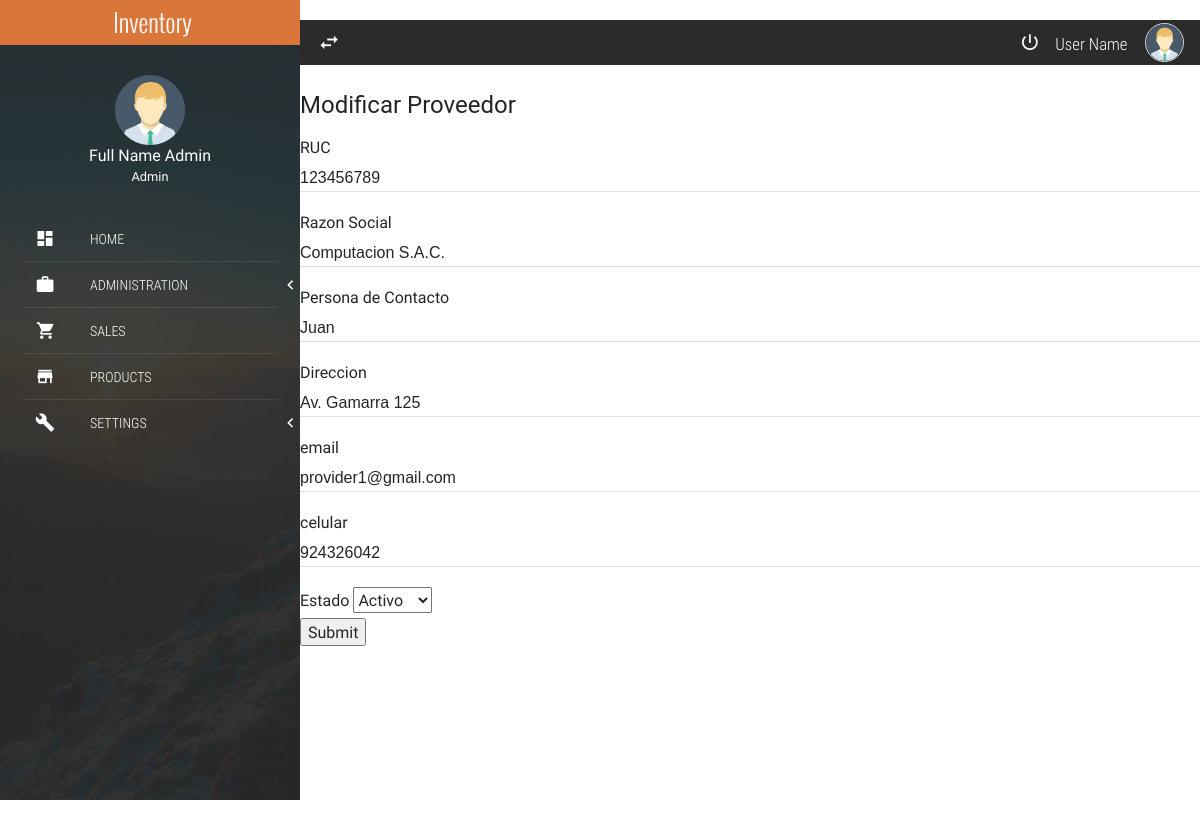
Page /modificar/1/ on the earlier database version.
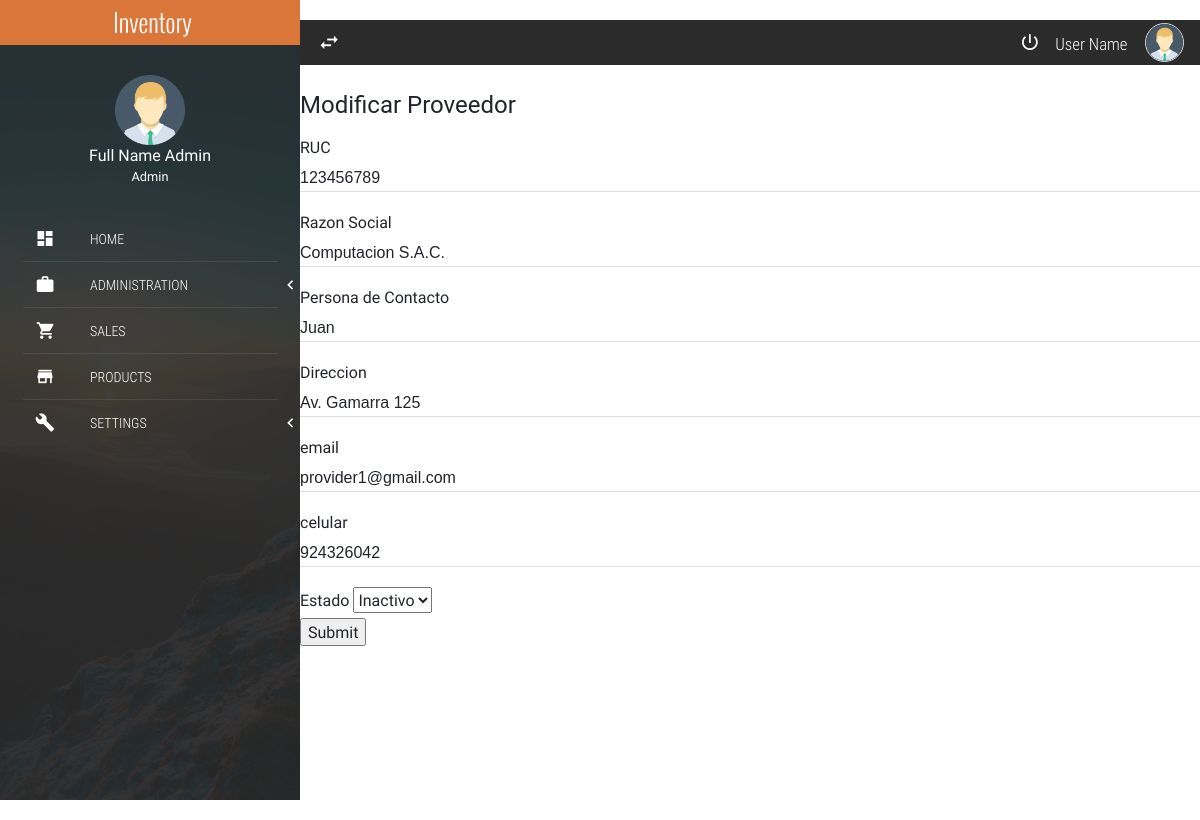
Same page on the later database version.
### provider/models.py (models this page shows, shortened)
class Provider(models.Model):
	provider_status = [
		(1,"Activo"),
		(2,"Inactivo"),
	]
	ruc = models.IntegerField()
	razonSocial = models.CharField(max_length = 100)
	persona = models.CharField(max_length = 100)
	direccion = models.CharField(max_length = 200)
	email = models.EmailField(max_length = 254)
	telefono = models.IntegerField()
	estado =  models.IntegerField(
		null=False, blank=False,
		choices=provider_status,
		default=1,
	)

### provider/views.py (the view)
# urls.py: path('modificar/<id>/', modificar, name='modificarProveedor'),
def modificar(request, id):
	provs = Provider.objects.get(id = id)
	if request.method == 'POST':
		form = 	providerForm(data=request.POST, instance=provs)
		if form.is_valid():
			form.save()
			return redirect('provider')
	return render(request, 'provider/modificar.html',{'form':providerForm(instance=provs)})

### provider/forms.py
class providerForm(forms.ModelForm):
	class Meta:
		model = Provider
		fields = [
			'ruc',
			'razonSocial',
			'persona',
			'direccion',
			'email',
			'telefono',
			'estado',
		]
		labels = {
			'ruc' : 'RUC',
			'razonSocial' : 'Razon Social',
			'persona' : 'Persona de Contacto',
			'direccion' : 'Direccion',
			'email' : 'email',
			'telefono' : 'celular',
			'estado' : 'Estado'
		}
	def __init__(self, *args, **kwargs):
		super(providerForm,self).__init__(*args,**kwargs)
		self.fields['ruc'].widget.attrs.update({'class':'mdl-textfield__input'})
		self.fields['razonSocial'].widget.attrs.update({'class':'mdl-textfield__input'})
		self.fields['persona'].widget.attrs.update({'class':'mdl-textfield__input'})
		self.fields['direccion'].widget.attrs.update({'class':'mdl-textfield__input'})
		self.fields['email'].widget.attrs.update({'class':'mdl-textfield__input'})
		self.fields['telefono'].widget.attrs.update({'class':'mdl-textfield__input'})
		self.fields['estado'].widget.attrs.update({'class':'mdl-checkbox__input'})

### provider/templates/provider/modificar.html (shortened to what this page needs)
{% extends 'index.html' %}
{% block content %}
	<form method="POST">
		<h4>Modificar Proveedor</h4>
		{% for field in form %}
			<label for="field.id_for_label">{{ field.label }}</label>
			{{ field }}
			<br>
		{% endfor %}
		<input type="submit" name="submit">
	</form>
{% endblock %}

Differences in the rows shown:
changed Provider "Computacion S.A.C.": estado "Activo" → "Inactivo"
